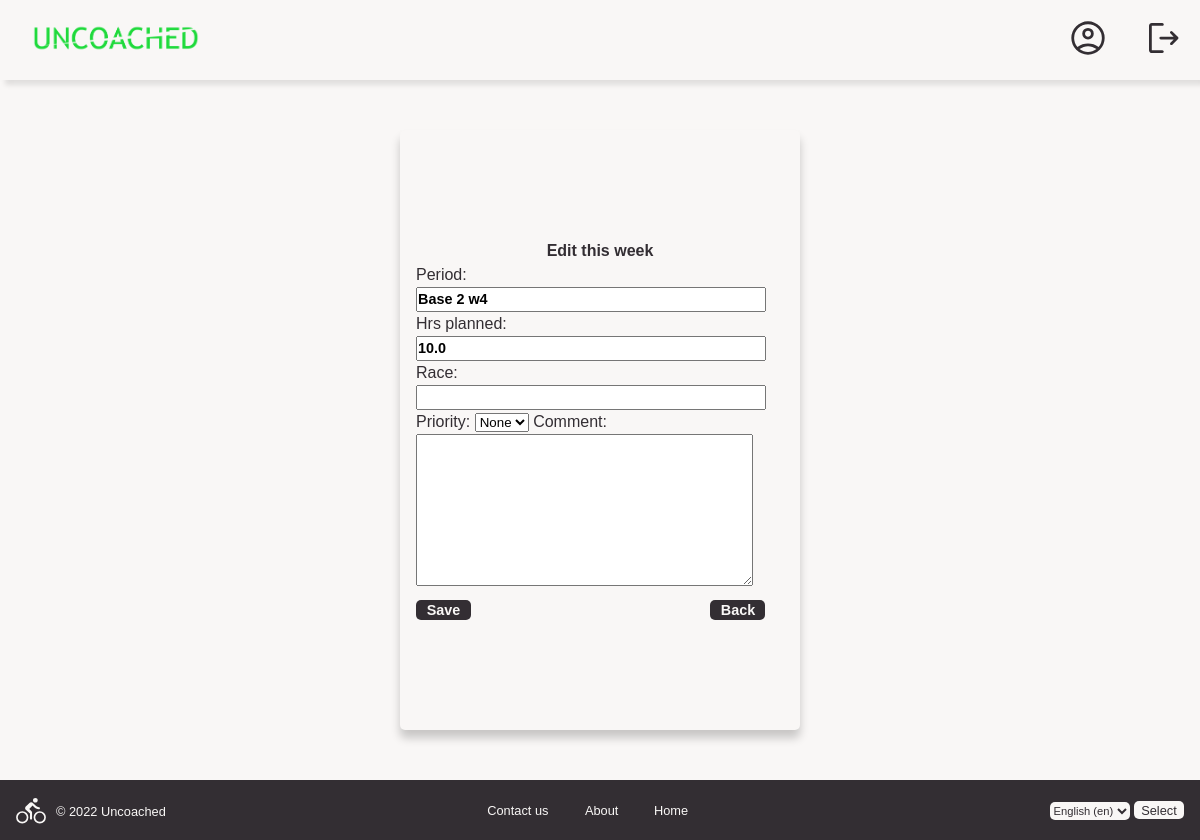
The app's page /year/2023/week/1/edit/ (signed in), older data.
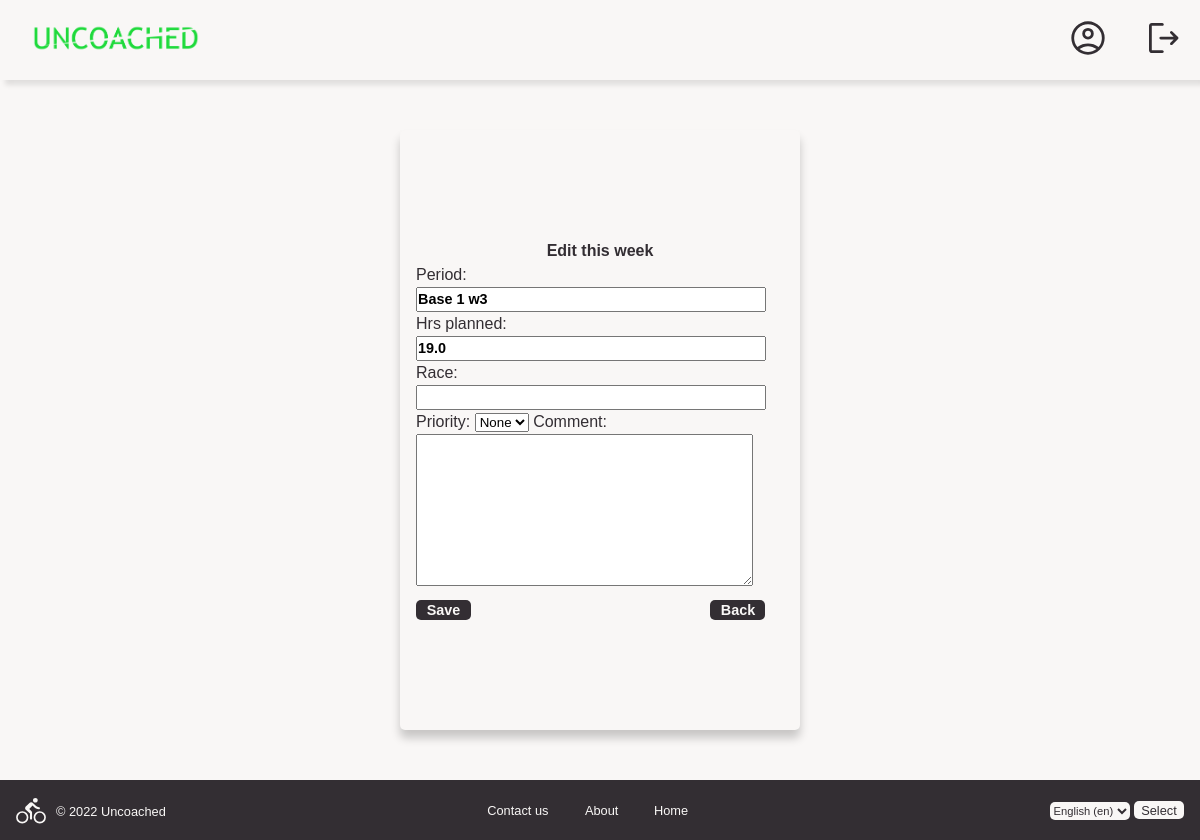
The same page, newer data.
### users/models.py (models this page shows, shortened)
class Week(models.Model):
    week_no = models.IntegerField()
    starts_with = models.DateField()
    hrs_planned = models.FloatField()
    period = models.CharField(max_length=10)
    hrs_fact = models.FloatField(default=0, blank=True, null=True)
    km_fact = models.IntegerField(default=0, blank=True, null=True)
    year = models.ForeignKey(Year, on_delete=models.CASCADE)
    comment = models.CharField(max_length=80, default='', blank=True, null=True)
    race = models.CharField(max_length=40, default='', blank=True, null=True)
    priority = models.CharField(max_length=1, default='', blank=True, null=True)
    class Meta:
        db_table = 'week'
        ordering = ['week_no']

### planner/views.py (the view, shortened to what this page needs)
# urls.py: path('year/<int:year>/week/<int:week>/edit/', views.WeekEditView.as_view(), name='edit week'),
class WeekEditView(View):
    def get(self, request, year, week):
        year_obj = Year.objects.get(athlete=request.user, year=year)
        week_obj = Week.objects.get(year=year_obj, week_no=week)
        form = WeekEditForm(instance=week_obj)
        return render(request, 'planner/week-edit.html', {'form': form})

### planner/forms.py
class WeekEditForm(forms.ModelForm):
    PRIO_CHOICES = (('A', 'A'), ('B', 'B'), ('C', 'C'), (None, None))
    priority = forms.ChoiceField(choices=PRIO_CHOICES, required=False)
    comment = forms.CharField(widget=forms.Textarea, max_length=80, required=False)
    race = forms.CharField(required=False)
    class Meta:
        model = Week
        fields = ('period', 'hrs_planned',  'race', 'priority', 'comment')

### templates/planner/week-edit.html (shortened to what this page needs)
{% extends 'base_template.html' %}
{% load i18n %}
{% load static %}
{% block head %}
    <head>
        <link rel="stylesheet" href="{% static '/css/base.css'%}">
        <link rel="stylesheet" href="{% static '/css/landing_style.css'%}">
        <link rel="stylesheet" href="{% static '/css/users.css'%}">
    </head>
{% endblock %}
{% block content %}
    <div class="register-form-container">
        <div class="register-form-box">
            <form method="post" class="register-form">
            <h1 class="register-header">Edit this week</h1>
            {{ form }}
            <div class="bottom-buttons">
                <button type="submit" class="form-button-dark"> {% trans 'Save' %}</button>
                <button onclick="history.back()" class="form-button-dark"> {% trans 'Back' %}</button>
            </div>
            </form>
        </div>
    </div>
{% endblock %}

Row changes from the older to the newer data that the page shows:
changed Week "None": period "Base 2 w4" → "Base 1 w3"; hrs_planned "10.0" → "19.0"
